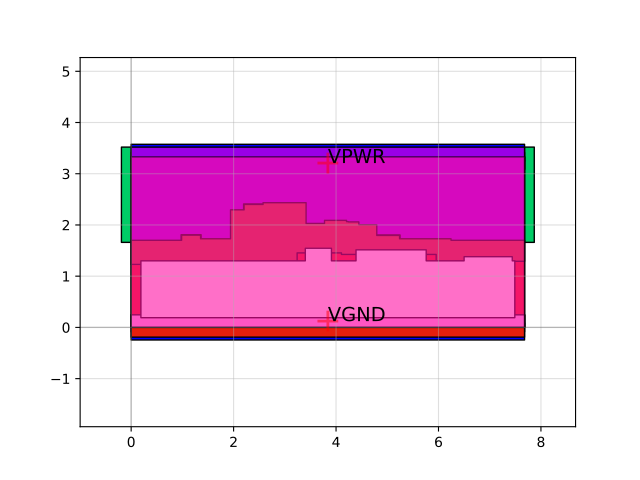

Write Python code to recreate this figure.
import sky130

c = sky130.components.sky130_fd_sc_hs__dlclkp_2()
c.plot()
